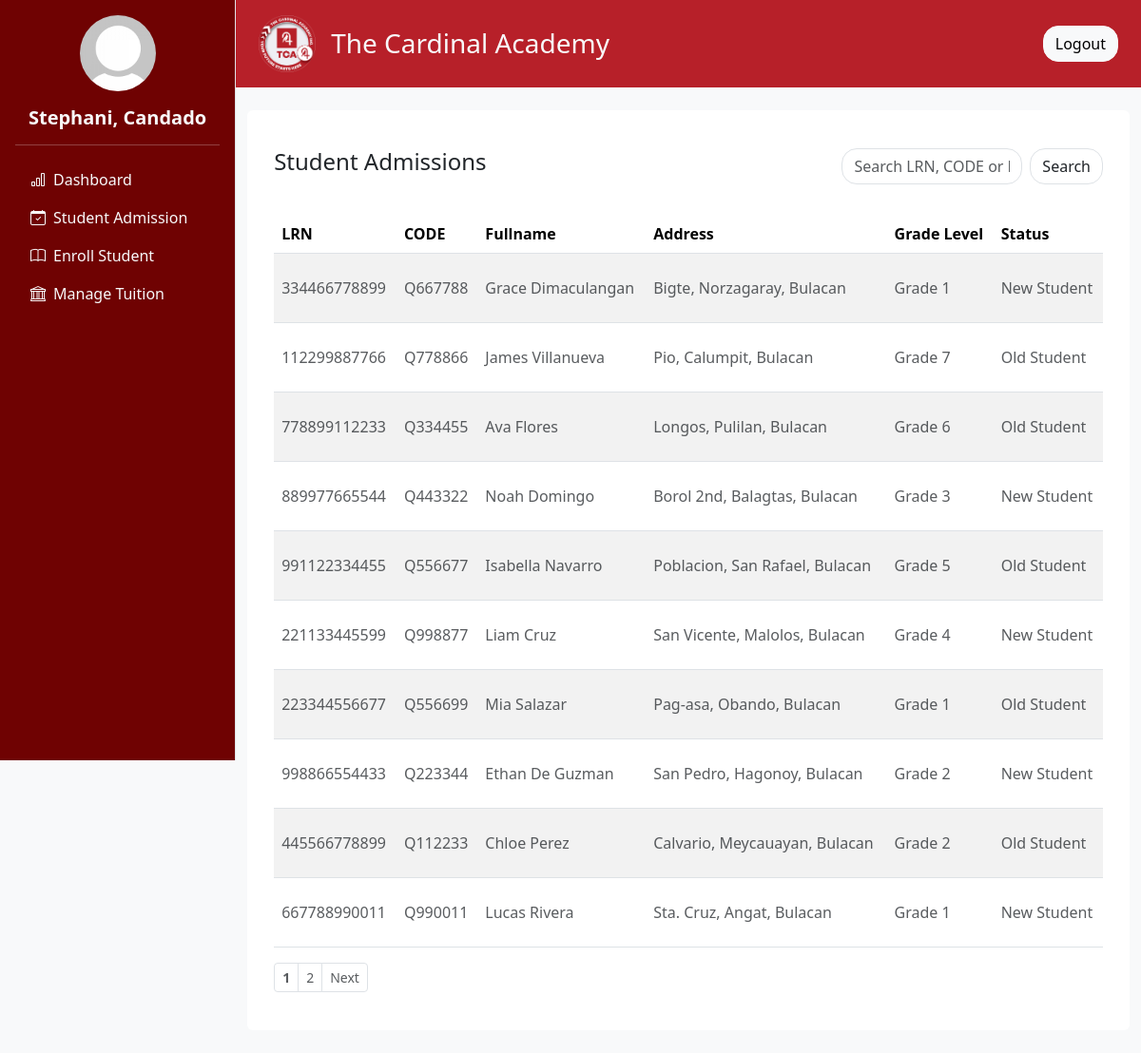
Page /admin/admission.php (signed in) on the earlier database version.
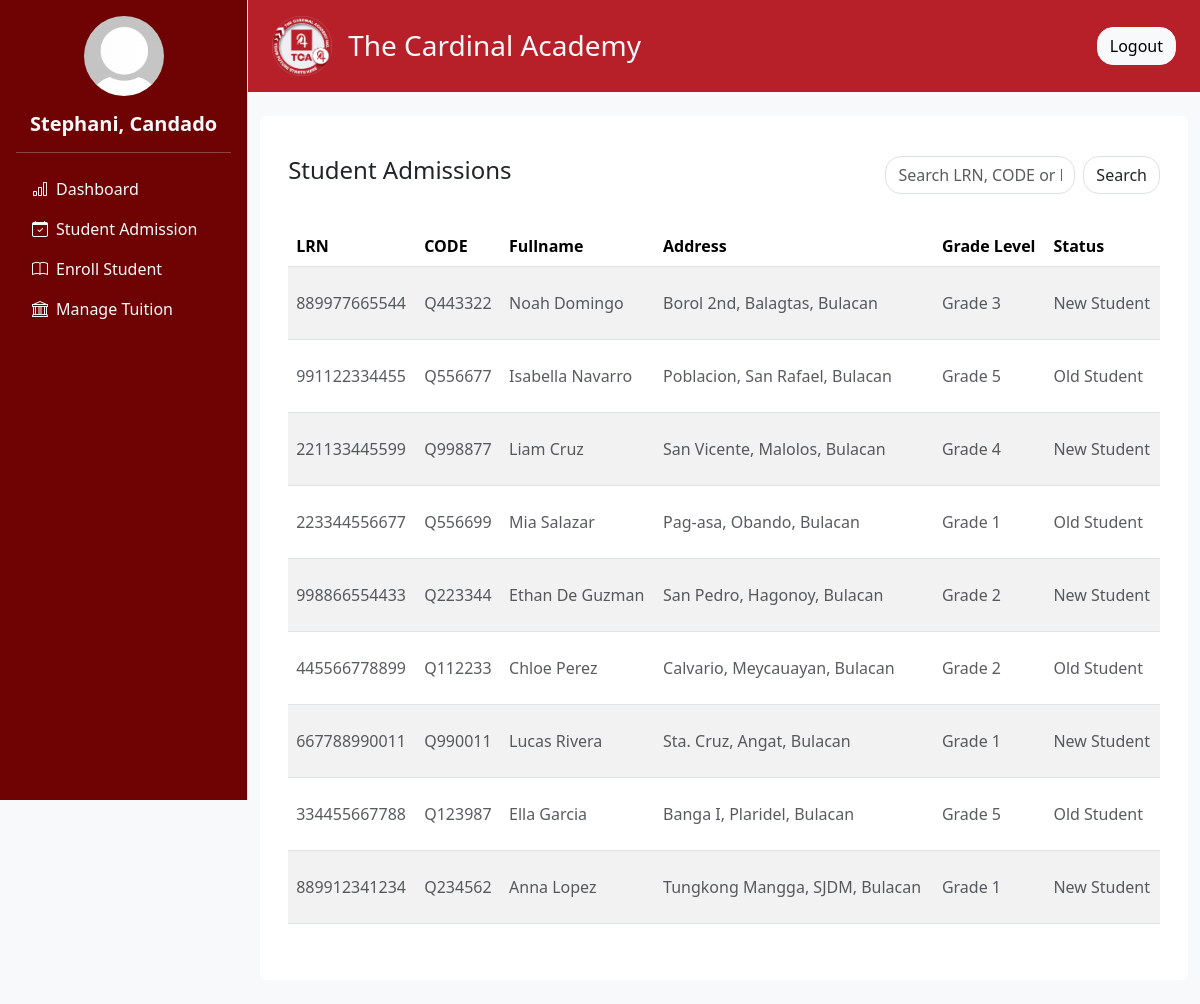
Same page on the later database version.
### tables this page shows
CREATE TABLE `admission_form` (
  `id` int(11) NOT NULL,
  `lrn` varchar(20) NOT NULL,
  `firstname` varchar(50) NOT NULL,
  `middlename` varchar(50) DEFAULT NULL,
  `lastname` varchar(50) NOT NULL,
  `status` varchar(255) NOT NULL,
  `gender` enum('male','female') NOT NULL,
  `grade_level` varchar(20) NOT NULL,
  `profile_picture` varchar(255) DEFAULT NULL,
  `birthday` date NOT NULL,
  `religion` varchar(50) DEFAULT NULL,
  `place_of_birth` varchar(100) DEFAULT NULL,
  `age` int(11) DEFAULT NULL,
  `residential_address` varchar(255) DEFAULT NULL,
  `region` varchar(100) DEFAULT NULL,
  `province` varchar(100) DEFAULT NULL,
  `municipal` varchar(100) DEFAULT NULL,
  `barangay` varchar(100) DEFAULT NULL,
  `father_name` varchar(100) DEFAULT NULL,
  `father_occupation` varchar(100) DEFAULT NULL,
  `father_contact` varchar(20) DEFAULT NULL,
  `mother_name` varchar(100) DEFAULT NULL,
  `mother_occupation` varchar(100) DEFAULT NULL,
  `mother_contact` varchar(20) DEFAULT NULL,
  `guardian_name` varchar(100) DEFAULT NULL,
  `guardian_occupation` varchar(100) DEFAULT NULL,
  `guardian_contact` varchar(20) DEFAULT NULL,
  `admission_status` varchar(255) DEFAULT 'for_verification',
  `que_code` varchar(50) DEFAULT NULL,
  `email` varchar(255) DEFAULT NULL,
  `facebook` varchar(255) DEFAULT NULL,
  `admission_date` timestamp NOT NULL DEFAULT current_timestamp() ON UPDATE current_timestamp()
);

### admin/user_info.php (called while the page is built, shortened)
<?php
include '../db_connection.php';
function getUserInfo() {
    global $conn;
    $user_id = $_SESSION['user_id'];
    $sql = "SELECT first_name, last_name, profile FROM users WHERE user_id = ?";
    $stmt = $conn->prepare($sql);
    $stmt->bind_param("i", $user_id);
    $stmt->execute();
    $result = $stmt->get_result();
    $user = $result->fetch_assoc();
    $full_name = htmlspecialchars($user['first_name'] . ', ' . $user['last_name']);
    $profile_image = !empty($user['profile'])
        ? '../static/uploads/' . htmlspecialchars($user['profile'])
        : '../static/uploads/default_profile.jpg';
    return [
        'full_name' => $full_name,
        'profile_image' => $profile_image
    ];
}
?>

### admin/navigation.php (called while the page is built, shortened)
<?php
include 'user_info.php';
$user_info = getUserInfo();
?>

### admin/admission.php (the view, shortened to what the changed rows need)
<?php  include '../db_connection.php'; ?>
<?php
$limit = 10;
$page = isset($_GET['page']) && is_numeric($_GET['page']) ? (int) $_GET['page'] : 1;
$search = isset($_GET['search']) ? trim($_GET['search']) : '';
$offset = ($page - 1) * $limit;
$count_query = "SELECT COUNT(*) as total FROM admission_form
                WHERE admission_status = 'pending' AND (
                    lrn LIKE '%$search%'
                    OR que_code LIKE '%$search%'
                    OR CONCAT(firstname, ' ', lastname) LIKE '%$search%'
                )";
$count_result = mysqli_query($conn, $count_query);
$total = mysqli_fetch_assoc($count_result)['total'];
$total_pages = ceil($total / $limit);
$query = "SELECT
            id,
            que_code,
            lrn,
            CONCAT(firstname, ' ', lastname) AS fullname,
            CONCAT(barangay, ', ', municipal, ', ', province) AS address,
            grade_level,
            status
          FROM admission_form
          WHERE admission_status = 'pending' AND (
              lrn LIKE '%$search%'
              OR que_code LIKE '%$search%'
              OR CONCAT(firstname, ' ', lastname) LIKE '%$search%'
          )
          ORDER BY admission_date DESC
          LIMIT $limit OFFSET $offset";
$result = mysqli_query($conn, $query);
?>
<!DOCTYPE html>
<html lang="en">
<head>
  <?php include 'header.php' ?>
</head>
<body>
<div class="d-flex flex-row bg-light">
  <?php include 'navigation.php' ?>
  <div class="content flex-grow-1">
    <div class="container my-4">
      <div class="row g-4">
        <div class="col-12">
          <div class="rounded p-3 bg-white">
            <div class="container my-4">
              <div class="table-responsive">
                <table class="table table-striped table-hover" style="cursor: pointer">
                  <thead>
                    <tr>
                      <th scope="col">LRN</th>
                      <th scope="col">CODE</th>
                      <th scope="col">Fullname</th>
                      <th scope="col">Address</th>
                      <th scope="col">Grade Level</th>
                      <th scope="col">Status</th>
                    </tr>
                  </thead>
                  <tbody>
                    <?php if (mysqli_num_rows($result) > 0): ?>
                      <?php while ($row = mysqli_fetch_assoc($result)): ?>
                        <tr class="clickable-row" data-id="<?= $row['id'] ?>">
                          <td><p class="text-muted pt-3 pb-3 mb-0"><?= !empty($row['lrn']) ? htmlspecialchars($row['lrn']) : 'N/A' ?></p></td>
                          <td><p class="text-muted pt-3 pb-3 mb-0"><?= htmlspecialchars($row['que_code'] ?? '-') ?></p></td>
                          <td><p class="text-muted pt-3 pb-3 mb-0"><?= htmlspecialchars($row['fullname']) ?></p></td>
                          <td><p class="text-muted pt-3 pb-3 mb-0"><?= htmlspecialchars($row['address']) ?></p></td>
                          <td><p class="text-muted pt-3 pb-3 mb-0"><?= htmlspecialchars($row['grade_level']) ?></p></td>
                          <td><p class="text-muted pt-3 pb-3 mb-0"><?= htmlspecialchars($row['status']) ?></p></td>
                        </tr>
                      <?php endwhile; ?>
                    <?php else: ?>
                      <tr>
                        <td colspan="6"><p class="text-muted text-center pt-3 pb-3 mb-0">No data available</p></td>
                      </tr>
                    <?php endif; ?>
                  </tbody>
                </table>
              </div>
              <?php if ($total_pages > 1): ?>
  <nav aria-label="Page navigation">
    <ul class="pagination justify-content-start pagination-sm">
      <?php
        $max_links = 5;
        $start = max(1, $page - floor($max_links / 2));
        $end = min($total_pages, $start + $max_links - 1);
        if ($end - $start < $max_links - 1) {
          $start = max(1, $end - $max_links + 1);
        }
      ?>
      <?php for ($i = $start; $i <= $end; $i++): ?>
        <li class="page-item">
          <a class="page-link text-muted <?= $i == $page ? 'fw-bold' : '' ?>" href="?search=<?= urlencode($search) ?>&page=<?= $i ?>"><?= $i ?></a>
        </li>
      <?php endfor; ?>
      <?php if ($page < $total_pages): ?>
        <li class="page-item">
          <a class="page-link text-muted" href="?search=<?= urlencode($search) ?>&page=<?= $page + 1 ?>">Next</a>
        </li>
      <?php endif; ?>
    </ul>
  </nav>
<?php endif; ?>
            </div>
          </div>
        </div>
      </div>
    </div>
  </div>
</div>
</body>
</html>

Differences in the rows shown:
no longer on this page (row edited): admission_form: lrn "334466778899", que_code "Q667788", fullname "Grace Dimaculangan", address "Bigte, Norzagaray, Bulacan", grade_level "Grade 1", status "New Student"
no longer on this page (row edited): admission_form: lrn "112299887766", que_code "Q778866", fullname "James Villanueva", address "Pio, Calumpit, Bulacan", grade_level "Grade 7", status "Old Student"
no longer on this page (row edited): admission_form: lrn "778899112233", que_code "Q334455", fullname "Ava Flores", address "Longos, Pulilan, Bulacan", grade_level "Grade 6", status "Old Student"
now on this page (row unchanged): admission_form: lrn "334455667788", que_code "Q123987", fullname "Ella Garcia", address "Banga I, Plaridel, Bulacan", grade_level "Grade 5", status "Old Student"
now on this page (row unchanged): admission_form: lrn "889912341234", que_code "Q234562", fullname "Anna Lopez", address "Tungkong Mangga, SJDM, Bulacan", grade_level "Grade 1", status "New Student"
Other differences:
list line gone: "1"
list line gone: "2"
text no longer shown: "Next"
